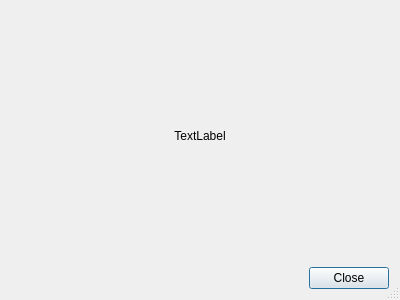
<?xml version="1.0" encoding="UTF-8"?>
<ui version="4.0">
 <class>TMinosBSHelpForm</class>
 <widget class="QDialog" name="TMinosBSHelpForm">
  <property name="geometry">
   <rect>
    <x>0</x>
    <y>0</y>
    <width>400</width>
    <height>300</height>
   </rect>
  </property>
  <property name="windowTitle">
   <string>Minos Help</string>
  </property>
  <property name="sizeGripEnabled">
   <bool>true</bool>
  </property>
  <layout class="QVBoxLayout" name="verticalLayout">
   <item>
    <widget class="QLabel" name="helpText">
     <property name="text">
      <string>TextLabel</string>
     </property>
     <property name="alignment">
      <set>Qt::AlignCenter</set>
     </property>
    </widget>
   </item>
   <item>
    <layout class="QHBoxLayout" name="horizontalLayout">
     <item>
      <spacer name="horizontalSpacer">
       <property name="orientation">
        <enum>Qt::Horizontal</enum>
       </property>
       <property name="sizeHint" stdset="0">
        <size>
         <width>40</width>
         <height>20</height>
        </size>
       </property>
      </spacer>
     </item>
     <item>
      <widget class="QPushButton" name="CloseButton">
       <property name="text">
        <string>Close</string>
       </property>
      </widget>
     </item>
    </layout>
   </item>
  </layout>
 </widget>
 <resources/>
 <connections/>
</ui>
